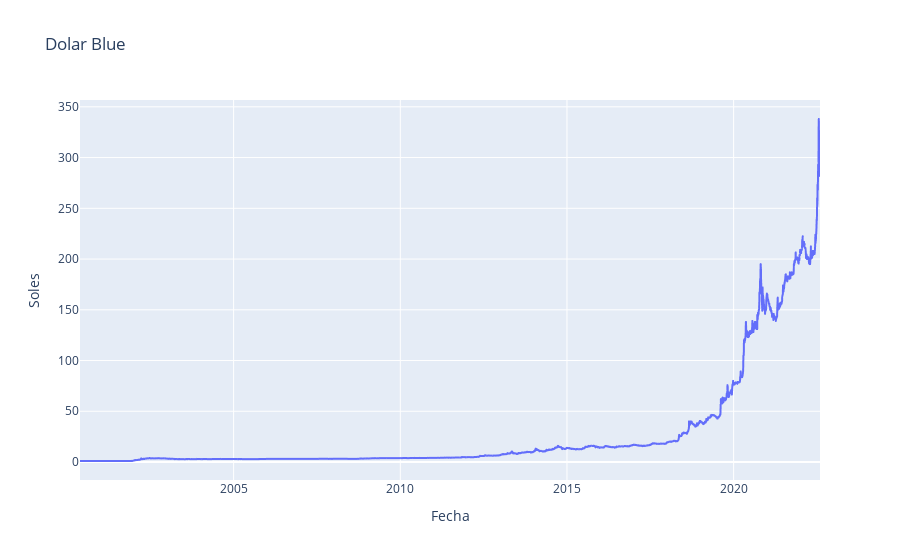

The cell this chart's notebook holds for it:
### Code cell
fig = px.line(dolar_b, x='d', y='v', title='Dolar Blue',
         labels={'d': 'Fecha', 'v': 'Soles'})
fig

### Figure 1 — Plotly figure (JSON) as saved in the notebook; plotly's stock layout.template omitted (floating-point values rounded to 4 significant figures; data arrays with more than 128 entries replaced by an {"elided": "..."} marker saying what was removed)
{"data": [{"hovertemplate": "Fecha=%{x}<br>Soles=%{y}<extra></extra>", "legendgroup": "", "line": {"color": "#636efa", "dash": "solid"}, "marker": {"symbol": "circle"}, "mode": "lines", "name": "", "showlegend": false, "type": "scattergl", "x": {"elided": "5567 str values"}, "xaxis": "x", "y": {"elided": "5567 float values"}, "yaxis": "y"}], "layout": {"legend": {"tracegroupgap": 0}, "title": {"text": "Dolar Blue"}, "xaxis": {"anchor": "y", "domain": [0, 1], "title": {"text": "Fecha"}}, "yaxis": {"anchor": "x", "domain": [0, 1], "title": {"text": "Soles"}}}}
